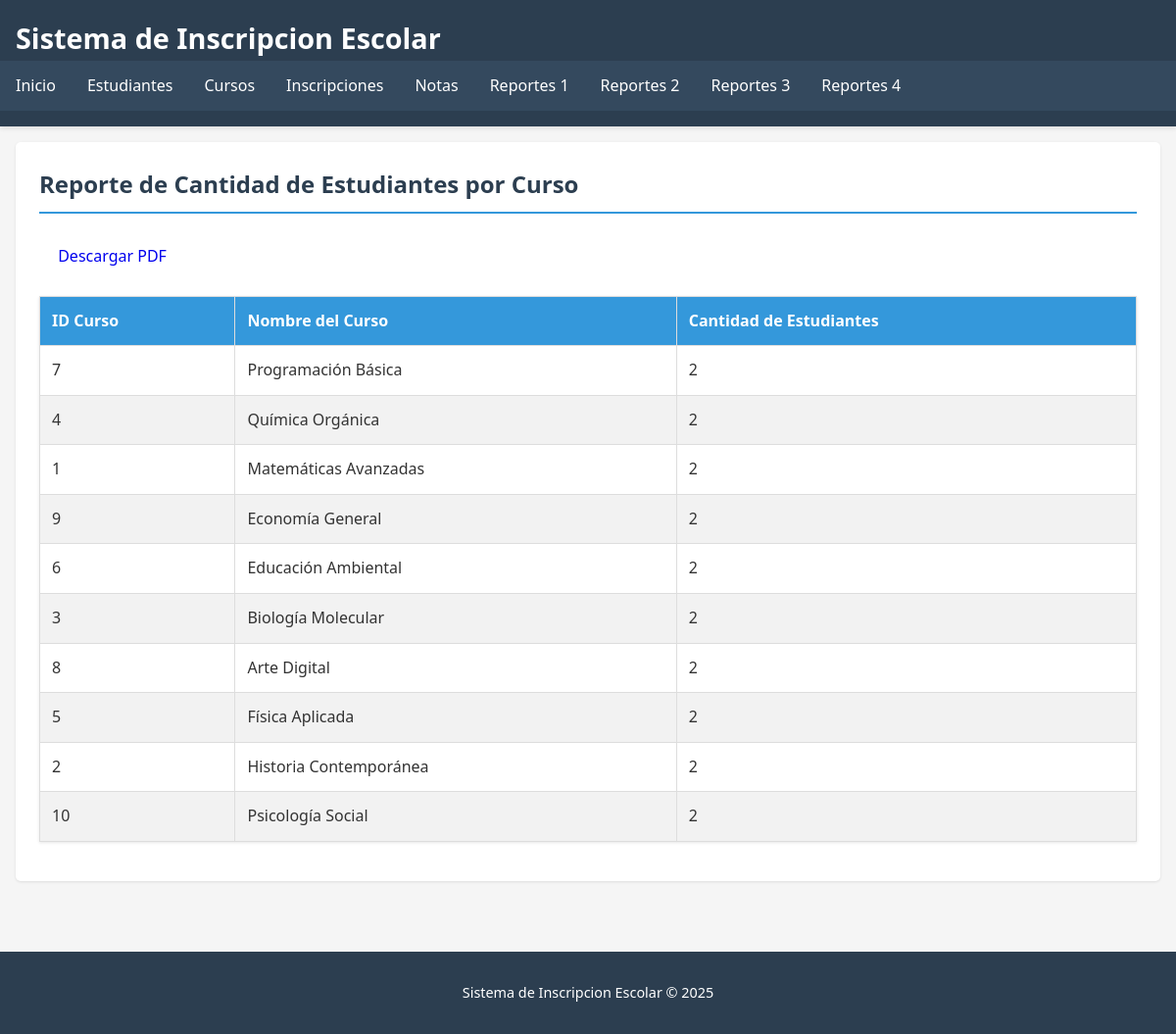
/reportes/cantidad_estudiantes_por_curso.php, run on the app's committed database.
### tables this page shows
CREATE TABLE `cursos` (
  `id_curso` int(11) NOT NULL,
  `nombre` varchar(100) NOT NULL,
  `descripcion` text DEFAULT NULL,
  `horario` varchar(50) DEFAULT NULL,
  `cupo_maximo` int(11) DEFAULT NULL,
  `estado` enum('activo','inactivo') DEFAULT 'activo'
);

### reportes/cantidad_estudiantes_por_curso.php (the view, shortened to what this page needs)
<?php
require_once('../includes/conexion.php');
$query = "SELECT c.id_curso,
                 c.nombre AS nombre_curso,
                 COUNT(i.id_estudiante) AS cantidad_estudiantes
          FROM inscripciones i
          JOIN cursos c ON i.id_curso = c.id_curso
          GROUP BY c.id_curso, c.nombre
          ORDER BY cantidad_estudiantes DESC";
$resultado = mysqli_query($conexion, $query);
include('../includes/header.php');
?>
<div class="card">
    <h2>Reporte de Cantidad de Estudiantes por Curso</h2>
    <a href="pdf_cantidad_estudiantes_por_curso.php" class="btn btn-danger">Descargar PDF</a>
    <table border="1" cellpadding="5" cellspacing="0">
        <thead>
            <tr>
                <th>ID Curso</th>
                <th>Nombre del Curso</th>
                <th>Cantidad de Estudiantes</th>
            </tr>
        </thead>
        <tbody>
            <?php if (mysqli_num_rows($resultado) > 0): ?>
                <?php while ($curso = mysqli_fetch_assoc($resultado)): ?>
                    <tr>
                        <td><?php echo $curso['id_curso']; ?></td>
                        <td><?php echo $curso['nombre_curso']; ?></td>
                        <td><?php echo $curso['cantidad_estudiantes']; ?></td>
                    </tr>
                <?php endwhile; ?>
            <?php else: ?>
                <tr>
                    <td colspan="3">No hay estudiantes inscritos en los cursos.</td>
                </tr>
            <?php endif; ?>
        </tbody>
    </table>
</div>
<?php
include('../includes/footer.php');
?>

### css/estilo.css (style rules this page uses)
body { font-family: 'Segoe UI', Tahoma, Geneva, Verdana, sans-serif; line-height: 1.6; margin: 0; padding: 0; color: #333; background-color: #f5f5f5; }
table { width: 100%; border-collapse: collapse; margin: 1rem 0; background: white; box-shadow: 0 1px 3px rgba(0,0,0,0.1); }
table, th, td { border: 1px solid #ddd; }
th, td { padding: 0.75rem; text-align: left; }
th { background-color: #3498db; color: white; }
tr:nth-child(even) { background-color: #f2f2f2; }
.btn { display: inline-block; padding: 0.5rem 1rem; margin: 0.2rem; text-decoration: none; border-radius: 4px; font-weight: 500; transition: all 0.3s; border: none; cursor: pointer; }
.card { background: white; border-radius: 5px; box-shadow: 0 1px 3px rgba(0,0,0,0.1); padding: 1.5rem; margin-bottom: 1.5rem; }
.card h2 { margin-top: 0; color: #2c3e50; border-bottom: 2px solid #3498db; padding-bottom: 0.5rem; }

### data on the page
cursos: id_curso "7", nombre "Programación Básica", cantidad_estudiantes "2"
cursos: id_curso "4", nombre "Química Orgánica", cantidad_estudiantes "2"
cursos: id_curso "1", nombre "Matemáticas Avanzadas", cantidad_estudiantes "2"
cursos: id_curso "9", nombre "Economía General", cantidad_estudiantes "2"
cursos: id_curso "6", nombre "Educación Ambiental", cantidad_estudiantes "2"
cursos: id_curso "3", nombre "Biología Molecular", cantidad_estudiantes "2"
cursos: id_curso "8", nombre "Arte Digital", cantidad_estudiantes "2"
cursos: id_curso "5", nombre "Física Aplicada", cantidad_estudiantes "2"
cursos: id_curso "2", nombre "Historia Contemporánea", cantidad_estudiantes "2"
cursos: id_curso "10", nombre "Psicología Social", cantidad_estudiantes "2"
